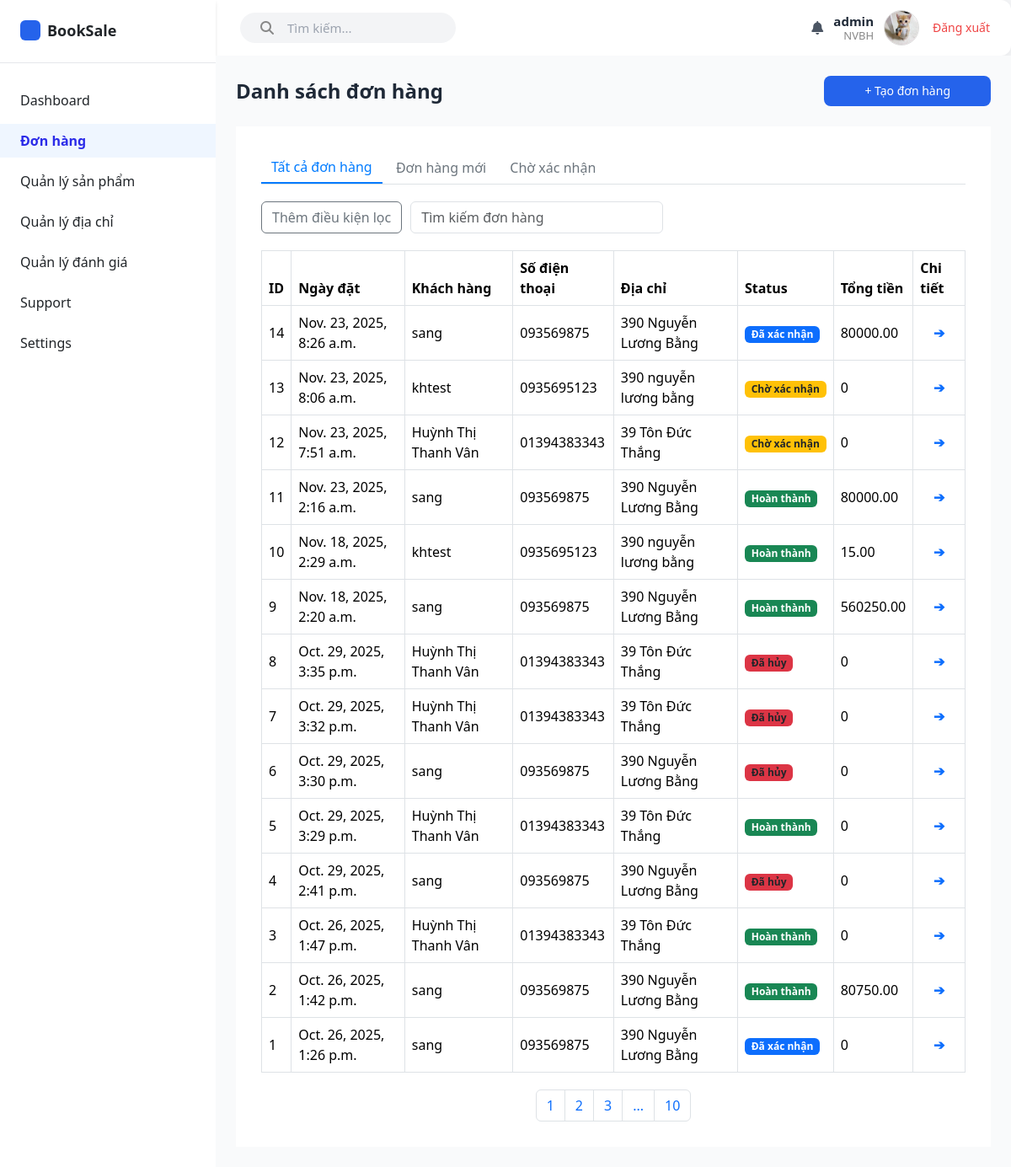
Page /emp/order_list/ (signed in) on the earlier database version.
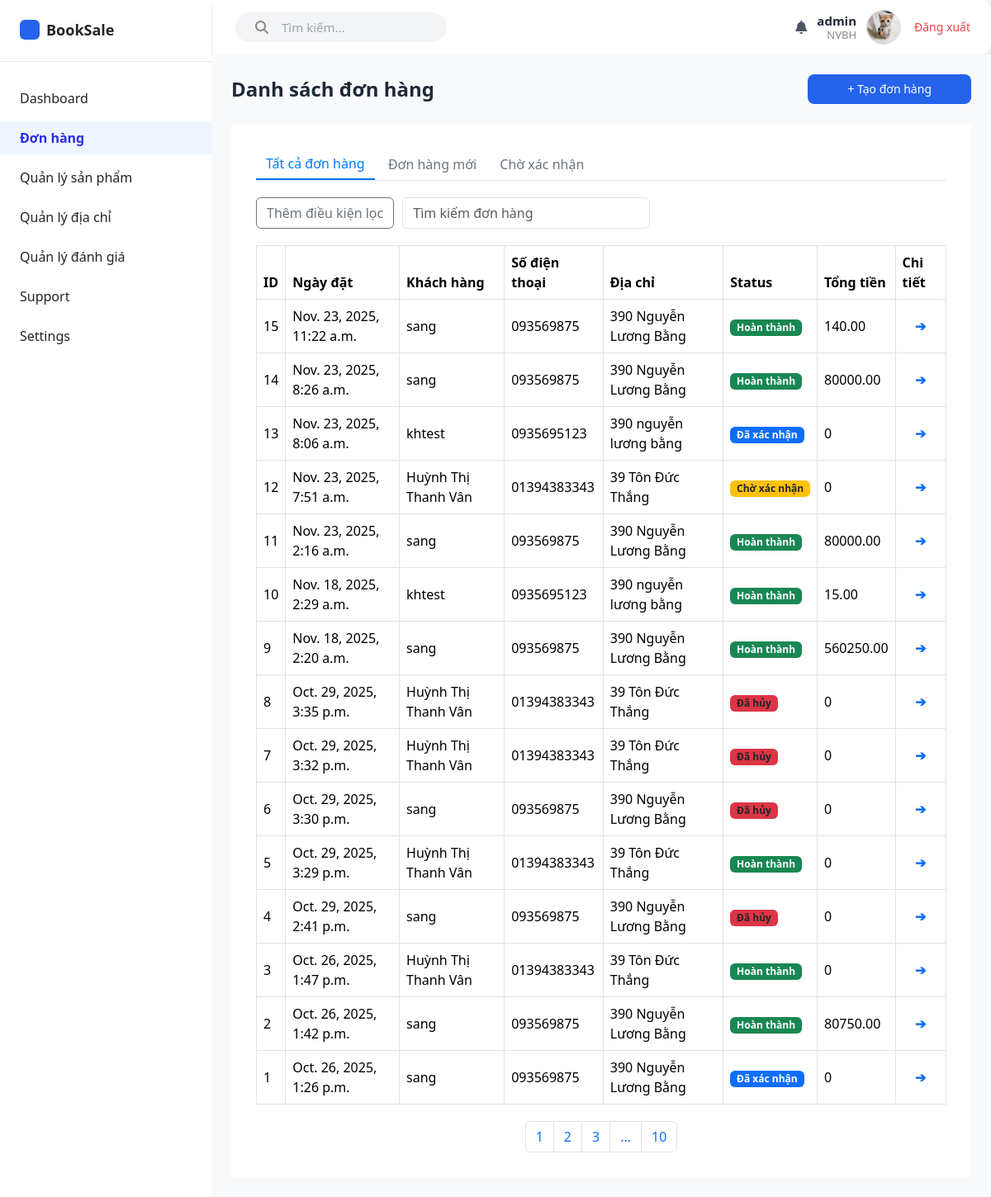
Same page on the later database version.
### booksale_app/models.py (models this page shows, shortened)
class Order(models.Model):
    STATUS_CHOICES = [
        ('confirmed', 'Đã xác nhận'),
        ('pending', 'Chờ xác nhận'),
        ('cancelled', 'Đã hủy'),
        ('completed', 'Hoàn thành')
    ]
    order_date = models.DateTimeField(auto_now_add=True)
    total_amount = models.DecimalField(
        max_digits=10,
        decimal_places=2,
        null=True,         # cho phép null
        blank=True,
    )
    status = models.CharField(
        max_length=20,
        choices=STATUS_CHOICES,
        default='pending'  # mặc định là "Chờ xác nhận"
    )
    cancel_reason = models.TextField(blank=True, null=True)
    shipping_date = models.DateField(verbose_name= "Ngày giao hàng", blank=True, null=True)
    note = models.TextField(blank=True, null=True)
    customer = models.ForeignKey(
        Customer,
        on_delete = models.PROTECT
    )
    payment_method = models.CharField(choices=PaymentMethod.choices, max_length=20)

class Customer(models.Model):
    user = models.OneToOneField(auth.get_user_model(), on_delete=models.CASCADE, null=True, blank=True)
    cust_name = models.CharField(
        max_length = 255,
        blank=False, null=False,
        help_text = "Tên khách hàng"
    )
    email = models.EmailField(
        max_length = 100,
        help_text = "Email"
    )
    phone = models.CharField(
        max_length = 15,
        blank=False, null=False,
        help_text = "Số điện thoại"
    )
    address = models.CharField(
        max_length = 255,
        blank=False, null=False,
        help_text = "Địa chi"
    )
    dob = models.DateField(
        verbose_name="Ngày sinh"
    )
    avatar = models.ImageField(upload_to='customers/', null=True, blank=True)
    create_at = models.DateTimeField(
        verbose_name = "Ngày tạo",
        auto_now_add=True
    )

### booksale_app/views/admin_view/order_view.py (the view)
# urls.py: path('emp/order_list/', views.order_list, name = 'emp/order_list'),
@login_required(login_url="/accounts/login/staff/")
@group_required('NVBH', login_url="/accounts/login/staff/") # Nếu user không thuộc NVBH → redirect về login staff.
def order_list(request):
    orders =  (Order.objects
            .select_related('customer')
            .order_by('-order_date')) # select_related('customer') để lấy luôn thông tin khách hàng
    order_data = []
    for order in orders:
        order_items = Order_Item.objects.select_related('product').filter(order=order)
        prices = [item.product.sell_price * item.quantity for item in order_items]
        total_amount = sum_price_order(prices)
        order_data.append({
            'order': order,
            'total_amount': total_amount
        })
    context = {
        'order_data': order_data
    }
    return render(request, 'admin_temp/order/order_list.html', context)

### booksale_app/context_processors.py (called while the page is built)
def categories_and_cart(request):
    context = {
        'categories': Category.objects.all()[:3],  # Lấy 3 categories đầu tiên cho menu
        'cart_count': 0
    }
    if request.user.is_authenticated:
        try:
            customer = Customer.objects.get(user=request.user)
            cart = Cart.objects.filter(customer=customer).first()
            if cart:
                cart_count = Cart_Item.objects.filter(cart=cart).aggregate(
                    total=Sum('quantity')
                )['total'] or 0
                context['cart_count'] = int(cart_count) if cart_count else 0
        except (Customer.DoesNotExist, AttributeError):
            context['cart_count'] = 0
    return context

def global_user_context(request):
    user = request.user
    is_kh = False
    if user.is_authenticated:
        is_kh = user.groups.filter(name="KH").exists()
    if is_kh:
        try:
            customer = Customer.objects.get(user=user)
            cart = Cart.objects.get(customer=customer)
        except:
            pass
    return {
        "is_kh": is_kh,
    }

### booksale_app/templates/admin_temp/order/order_list.html (shortened to what this page needs)
{% extends 'admin_temp/admin_base.html' %} {% load static %}
{% block content %}
<main class="flex-1 bg-gray-50 p-6">
    <div class="flex justify-between items-center mb-4">
        <h1 class="text-2xl font-semibold text-gray-800">Danh sách đơn hàng</h1>
        <a
            href="/emp/order_create/"
            class="bg-blue-600 hover:bg-blue-700 text-white px-5 py-2 rounded-lg text-sm font-medium inline-block"
        >
            + Tạo đơn hàng
        </a>
    </div>
    <div class="table_content">
        <div class="tab-buttons mb-3">
            <button class="btn active">Tất cả đơn hàng</button>
            <button class="btn">Đơn hàng mới</button>
            <button class="btn">Chờ xác nhận</button>
        </div>
        <div class="filter-bar">
            <button class="btn btn-outline-secondary"> Thêm điều kiện lọc</button>
            <input type="text" class="form-control" placeholder="Tìm kiếm đơn hàng" />
        </div>
        <table class="table table-bordered align-middle">
            <thead>
                <tr>
                    <th>ID</th>
                    <th>Ngày đặt</th>
                    <th>Khách hàng</th>
                    <th>Số điện thoại</th>
                    <th>Địa chỉ</th>
                    <th>Status</th>
                    <th>Tổng tiền</th>
                    <th>Chi tiết</th>
                </tr>
            </thead>
            <tbody>
                {% for order_data in order_data %}
                <tr>
                    <td>{{order_data.order.id}}</td>
                    <td>{{order_data.order.order_date}}</td>
                    <td>{{order_data.order.customer.cust_name}}</td>
                    <td>{{order_data.order.customer.phone}}</td>
                    <td>{{order_data.order.customer.address}}</td>
                    <td>
                        {% if order_data.order.status == 'confirmed' %}
                        <span class="badge bg-primary">Đã xác nhận</span>
                        {% elif order_data.order.status == 'pending'%}
                        <span class="badge bg-warning text-dark">Chờ xác nhận</span>
                        {% elif order_data.order.status == 'completed'%}
                        <span class="badge bg-success">Hoàn thành</span>
                        {% else %}
                        <span class="badge bg-danger text-dark">Đã hủy</span>
                        {% endif %}
                    </td>
                    <td>{{order_data.total_amount}}</td>
                    {% if order_data.order.status == 'confirmed' %}
                    <td class="text-center text-primary fw-bold">
                        <a href="/emp/order_details/{{order_data.order.id}}">&#10132;</a>
                    </td>
                    {% elif order_data.order.status == 'cancelled'%}
                    <td class="text-center text-primary fw-bold">
                        <a href="/emp/order_cancel/{{order_data.order.id}}">&#10132;</a>
                    </td>
                    {% elif order_data.order.status == 'completed'%}
                    <td class="text-center text-primary fw-bold">
                        <a href="/emp/order_completed/{{order_data.order.id}}">&#10132;</a>
                    </td>
                    {% else %}
                    <td class="text-center text-primary fw-bold">
                        <a href="/emp/order_confirm/{{order_data.order.id}}">&#10132;</a>
                    </td>
                    {% endif %}
                </tr>
                {% endfor %}
            </tbody>
        </table>
        <nav>
            <ul class="pagination">
                <li class="page-item"><a class="page-link" href="#">1</a></li>
                <li class="page-item"><a class="page-link" href="#">2</a></li>
                <li class="page-item"><a class="page-link" href="#">3</a></li>
                <li class="page-item"><span class="page-link">...</span></li>
                <li class="page-item"><a class="page-link" href="#">10</a></li>
            </ul>
        </nav>
    </div>
</main>
{% endblock %}

Differences in the rows shown:
added Order: order.id "15", order.order_date "Nov. 23, 2025, 11:22 a.m.", order.customer.cust_name "sang", order.customer.phone "093569875", order.customer.address "390 Nguyễn Lương Bằng", status "Hoàn thành", total_amount "140.00"
changed Order "Nov. 23, 2025, 8:26 a.m.": status "Đã xác nhận" → "Hoàn thành"
changed Order "Nov. 23, 2025, 8:06 a.m.": status "Chờ xác nhận" → "Đã xác nhận"
